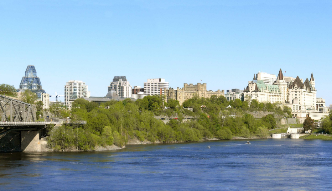
#> input picture lista3/p1.png, 332 x 191 px
$ jupyter execute Lista-3.ipynb
#> lines starting #> are read from the running program, lines starting #| are printed output that depends on the picture
#> further down, imageA is the input picture: shape (191, 332, 3); mean B, G, R 176, 166.5, 142.5
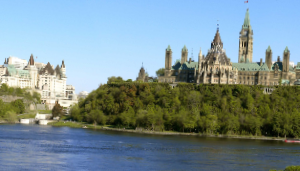
#> input picture lista3/p2_.png, 300 x 171 px
#> further down, imageB is the input picture: shape (171, 300, 3); mean B, G, R 148.4, 144.2, 124.3
# Visão Computacional - Lista de Exercícios 3
Alunos:
- Luana Júlia Nunes Ferreira
- Lucas Mendes Massa

# Questão 1

[cell 1]
import cv2
import numpy as np
import imutils
import matplotlib.pyplot as plt

[cell 2]
def describe(image):
    gray = cv2.cvtColor(image,cv2.COLOR_RGB2GRAY)
    sift = cv2.SIFT_create()
    (kps,features) = sift.detectAndCompute(image,None)
#> kps = 517 keypoints; strongest (x, y, size): (193, 96, 2), (171, 108, 3.1), (45, 174, 13.1), (274, 109, 1.9)
    kps = np.float32([kp.pt for kp in kps])
#> kps = 517 pairs, first value 3.11 to 397.2, second value 80.88 to 211.6
    return (kps,features)

[cell 3]
def match(kA,kB,fA,fB,ratio,thresh):
    matcher = cv2.DescriptorMatcher_create('BruteForce')
    raw = matcher.knnMatch(fA,fB,2)
    matches = []
    for m in raw:
        if len(m) == 2 and m[0].distance < m[1].distance * ratio:
            matches.append((m[0].trainIdx, m[0].queryIdx))

    if len(matches) > 4:
        ptsA = np.float32([kA[i] for (_, i) in matches])
        ptsB = np.float32([kB[i] for (i, _) in matches])
        (H, status) = cv2.findHomography(ptsA, ptsB, cv2.RANSAC, thresh)
        return (matches, H, status)

    return None

[cell 4]
def twoImagesPanorama(images,ratio=0.75,thresh=4):
    (imA,imB) = images
    (kA,fA) = describe(imA)
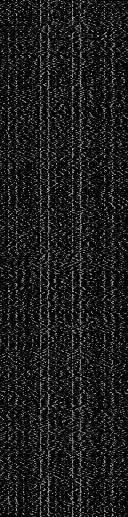
#> fA: shape (517, 128) float32; min 0, max 217, mean 26.7
#> kA has the same summary as kps in describe
    (kB,fB) = describe(imB)
#> in describe (call 2), `(kps,features) = sift.detectAndCompute(image,None)`: kps = 689 keypoints; strongest (x, y, size): (224, 71, 6.3), (34, 162, 5.7), (358, 72, 6.3), (42, 82, 5.6)
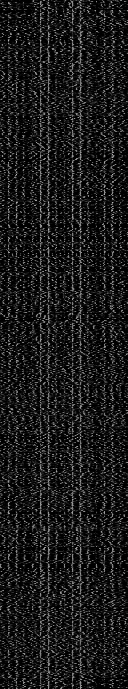
#> fB: shape (689, 128) float32; min 0, max 186, mean 26.5
#> kB = 689 pairs, first value 3.77 to 396.5, second value 12.89 to 207.2
    M = match(kA, kB, fA, fB, ratio, thresh)
#> in match, `raw = matcher.knnMatch(fA,fB,2)`: raw = 517 matches
#> after the loop in match, `for m in raw:`: matches = 93 pairs, first value 1 to 252, second value 43 to 514
#> in match, `ptsA = np.float32([kA[i] for (_, i) in matches])`: ptsA = 93 pairs, first value 32.3 to 394.5, second value 86.84 to 198.4
#> in match, `ptsB = np.float32([kB[i] for (i, _) in matches])`: ptsB = 93 pairs, first value 4.52 to 173.4, second value 76.9 to 201.9
#> in match, `(H, status) = cv2.findHomography(ptsA, ptsB, cv2.RANSAC, thresh)`: H = [[1.12, -0.052, -329.9], [0.0556, 1.12, -38.71], [2.07e-05, 1.6e-05, 1]]; status = 93 values from 0 to 1
    if M is None:
        return None

    (matches, H, status) = M
#> status = 93 values from 0 to 1

    h1,w1 = imB.shape[:2]
#> h1 = 228; w1 = 400
    h2,w2 = imA.shape[:2]
#> h2 = 230; w2 = 400
    pts1 = np.float32([[0,0],[0,h1],[w1,h1],[w1,0]]).reshape(-1,1,2)
#> pts1 = [[0, 0], [0, 228], [400, 228], [400, 0]]
    pts2 = np.float32([[0,0],[0,h2],[w2,h2],[w2,0]]).reshape(-1,1,2)
#> pts2 = [[0, 0], [0, 230], [400, 230], [400, 0]]
    pts2_ = cv2.perspectiveTransform(pts2, H)
#> pts2_ = [[-329.9, -38.71], [-340.6, 217.9], [103.3, 238.1], [115.5, -16.33]]
    pts = np.concatenate((pts1, pts2_), axis=0)
#> pts = [[0, 0], [0, 228], [400, 228], [400, 0], [-329.9, -38.71], [-340.6, 217.9], [103.3, 238.1], [115.5, -16.33]]
    [xmin, ymin] = np.int32(pts.min(axis=0).ravel() - 0.5)
#> xmin = -341; ymin = -39
    [xmax, ymax] = np.int32(pts.max(axis=0).ravel() + 0.5)
#> xmax = 400; ymax = 238
    t = [-xmin,-ymin]
#> t = [341, 39]
    Ht = np.array([[1,0,t[0]],[0,1,t[1]],[0,0,1]])
#> Ht = [[1, 0, 341], [0, 1, 39], [0, 0, 1]]

    result = cv2.warpPerspective(imA, Ht.dot(H), (xmax-xmin, ymax-ymin))
    result[t[1]:h1+t[1],t[0]:w1+t[0]] = imB
    return result

[cell 5]
imageA = cv2.imread('./p1.png')
imageB = cv2.imread('./p2_.png')
imageA = imutils.resize(imageA, width=400,height=220)
imageB = imutils.resize(imageB, width=400,height=220)
imageA = cv2.cvtColor(imageA,cv2.COLOR_BGR2RGB)
imageB = cv2.cvtColor(imageB,cv2.COLOR_BGR2RGB)

[cell 6]
f, axarr = plt.subplots(1,2, figsize=(20,20))
axarr[0].imshow(imageA)
axarr[1].imshow(imageB)

[cell 7]
result = twoImagesPanorama((imageA,imageB))

[cell 8]
plt.figure(figsize=(20,20))
plt.imshow(result)

# Questão 2

[cell 9]
imageC = cv2.imread('./p3.png')
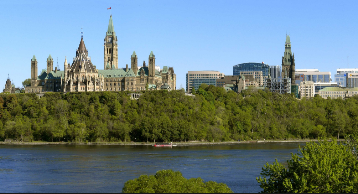
#> input picture lista3/p3.png, 358 x 194 px
#> imageC is the input picture: shape (194, 358, 3); mean B, G, R 126.1, 127.2, 107.5
imageC = imutils.resize(imageC, width=400,height=220)
#> imageC: shape (216, 400, 3)
imageC = cv2.cvtColor(imageC,cv2.COLOR_BGR2RGB)

[cell 10]
f, axarr = plt.subplots(1,3, figsize=(20,20))
axarr[0].imshow(imageA)
axarr[1].imshow(imageB)
axarr[2].imshow(imageC)

### Plano da primeira imagem

[cell 11]
def firstImagePlanePanorama(images,ratio=0.75,thresh=4):
#> called with ratio = 0.75, thresh = 4
    (imA,imB,imC) = images
    (kA,fA) = describe(imA)
#> in describe (call 3), `(kps,features) = sift.detectAndCompute(image,None)`: kps = 517 keypoints; strongest (x, y, size): (193, 96, 2), (171, 108, 3.1), (45, 174, 13.1), (274, 109, 1.9)
#> kA = 517 pairs, first value 3.11 to 397.2, second value 80.88 to 211.6
    (kB,fB) = describe(imB)
#> in describe (call 4), `(kps,features) = sift.detectAndCompute(image,None)`: kps = 689 keypoints; strongest (x, y, size): (224, 71, 6.3), (34, 162, 5.7), (358, 72, 6.3), (42, 82, 5.6)
    (kC,fC) = describe(imC)
#> in describe (call 5), `gray = cv2.cvtColor(image,cv2.COLOR_RGB2GRAY)`:
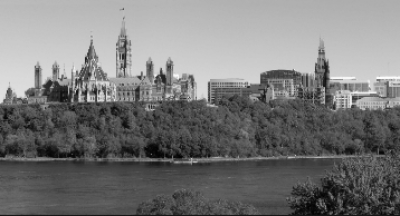
#> gray: shape (216, 400); min 2, max 253, mean 121.1
#> in describe (call 5), `(kps,features) = sift.detectAndCompute(image,None)`: kps = 721 keypoints; strongest (x, y, size): (38, 71, 5.2), (150, 66, 5.3), (169, 66, 5), (9, 91, 4.1)
#> in describe (call 5), `kps = np.float32([kp.pt for kp in kps])`: kps = 721 pairs, first value 3.04 to 395.7, second value 23.12 to 213.2
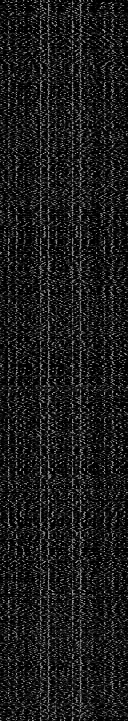
#> fC: shape (721, 128) float32; min 0, max 199, mean 27
#> kC has the same summary as kps in describe
    M1 = match(kA, kA, fA, fA, ratio, thresh)
    M2 = match(kC, kB, fC, fB, ratio, thresh)
#> in match (call 3), `raw = matcher.knnMatch(fA,fB,2)`: raw = 721 matches
    M3 = match(kB, kA, fB, fA, ratio, thresh)
#> in match (call 4), `raw = matcher.knnMatch(fA,fB,2)`: raw = 689 matches

    if (M1 is None) or (M2 is None) or (M3 is None):
        return None

    (matches, H, status) = M1
#> matches = 517 pairs, first value 0 to 516, second value 0 to 516; H = [[1, -7.6e-16, 2.28e-14], [5.65e-16, 1, -4.9e-14], [3.98e-18, -4.49e-18, 1]]; status = 517 values from 1 to 1
    (matches2, H2, status2) = M2
#> matches2 = 231 pairs, first value 173 to 684, second value 0 to 581; H2 = [[1.19, -0.0576, 183.6], [0.0546, 1.19, -15.34], [-9.1e-06, -2.73e-06, 1]]; status2 = 231 values, max 1 at index 0, min 0 at index 35, mean 0.935

    (matches3, H3, status3) = M3
#> matches3 = 93 pairs, first value 81 to 514, second value 1 to 629; H3 = [[0.903, 0.041, 296.5], [-0.0422, 0.9, 19.67], [1.72e-06, -4.74e-06, 1]]; status3 = 93 values, max 1 at index 0, min 0 at index 78, mean 0.903

    h1,w1 = imC.shape[:2]
    h2,w2 = imB.shape[:2]
    h3,w3 = imA.shape[:2]

    pts1 = np.float32([[0,0],[0,h1],[w1,h1],[w1,0]]).reshape(-1,1,2)
    pts2 = np.float32([[0,0],[0,h2],[w2,h2],[w2,0]]).reshape(-1,1,2)
    pts3 = np.float32([[0,0],[0,h3],[w3,h3],[w3,0]]).reshape(-1,1,2)

    pts1_ = cv2.perspectiveTransform(pts1, H2) # composição de homografias
#> pts1_ = [[183.6, -15.34], [171.3, 242.8], [649.1, 265.6], [661.2, 6.51]]
    pts1_ = cv2.perspectiveTransform(pts1, H3)
#> pts1_ = [[296.5, 19.67], [305.6, 214.3], [666.8, 197.2], [657.3, 2.81]]

    pts2_ = cv2.perspectiveTransform(pts2, H3)
#> pts2_ = [[296.5, 19.67], [306.1, 225.1], [667.3, 208.1], [657.3, 2.81]]

    pts3_ = cv2.perspectiveTransform(pts3, H)
#> pts3_ = [[2.28e-14, -4.9e-14], [-1.52e-13, 230], [400, 230], [400, 1.77e-13]]

    pts = np.concatenate((pts3_, pts2_, pts1_), axis=0)
#> pts = [[2.28e-14, -4.9e-14], [-1.52e-13, 230], [400, 230], [400, 1.77e-13], [296.5, 19.67], [306.1, 225.1], [667.3, 208.1], [657.3, 2.81], [296.5, 19.67], [305.6, 214.3], [666.8, 197.2], [657.3, 2.81]]
    [xmin, ymin] = np.int32(pts.min(axis=0).ravel() - 0.5)
#> xmin = 0; ymin = 0
    [xmax, ymax] = np.int32(pts.max(axis=0).ravel() + 0.5)
#> xmax = 667; ymax = 230
    t = [-xmin,-ymin]
#> t = [0, 0]
    Ht = np.array([[1,0,t[0]],[0,1,t[1]],[0,0,1]])
#> Ht = [[1, 0, 0], [0, 1, 0], [0, 0, 1]]

    result1 = cv2.warpPerspective(imA, Ht.dot(H), (xmax-xmin, ymax-ymin))
    result2 = cv2.warpPerspective(imB, Ht.dot(H3), (xmax-xmin, ymax-ymin))
    result3 = cv2.warpPerspective(imC, Ht.dot(H3.dot(H2)), (xmax-xmin, ymax-ymin))
    result_ = cv2.bitwise_or(result1,result2)
    result = cv2.bitwise_or(result_, result3)
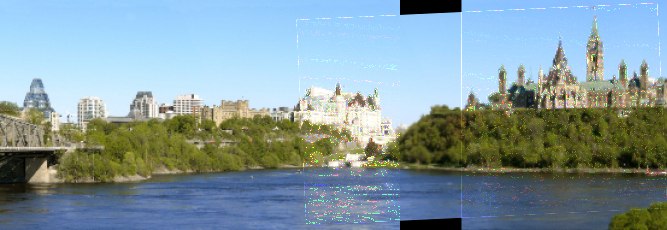
#> result: shape (230, 667, 3); mean R, G, B 131.5, 153.7, 160.1
    return result

[cell 12]
first = firstImagePlanePanorama((imageA,imageB,imageC))

[cell 13]
plt.figure(figsize=(20,20))
plt.imshow(first)

### Plano da segunda imagem

[cell 14]
def secondImagePlanePanorama(images,ratio=0.75,thresh=4):
#> called with ratio = 0.75, thresh = 4
    (imA,imB,imC) = images
    (kA,fA) = describe(imA)
#> in describe (call 6), `(kps,features) = sift.detectAndCompute(image,None)`: kps = 517 keypoints; strongest (x, y, size): (193, 96, 2), (171, 108, 3.1), (45, 174, 13.1), (274, 109, 1.9)
    (kB,fB) = describe(imB)
#> in describe (call 7), `(kps,features) = sift.detectAndCompute(image,None)`: kps = 689 keypoints; strongest (x, y, size): (224, 71, 6.3), (34, 162, 5.7), (358, 72, 6.3), (42, 82, 5.6)
    (kC,fC) = describe(imC)
#> in describe (call 8), `(kps,features) = sift.detectAndCompute(image,None)`: kps = 721 keypoints; strongest (x, y, size): (38, 71, 5.2), (150, 66, 5.3), (169, 66, 5), (9, 91, 4.1)
#> kC = 721 pairs, first value 3.04 to 395.7, second value 23.12 to 213.2
    M1 = match(kA, kB, fA, fB, ratio, thresh)
#> in match (call 5), `raw = matcher.knnMatch(fA,fB,2)`: raw = 517 matches
    M2 = match(kC, kB, fC, fB, ratio, thresh)
#> in match (call 6), `raw = matcher.knnMatch(fA,fB,2)`: raw = 721 matches
    M3 = match(kB, kB, fB, fB, ratio, thresh)
#> in match (call 7), `raw = matcher.knnMatch(fA,fB,2)`: raw = 689 matches

    if (M1 is None) or (M2 is None) or (M3 is None):
        return None

    (matches, H, status) = M2
#> matches has the same summary as matches2 in firstImagePlanePanorama; H has the same summary as H2 in firstImagePlanePanorama; status has the same summary as status2 in firstImagePlanePanorama
    (matches2, H2, status2) = M1
#> matches2 = 93 pairs, first value 1 to 252, second value 43 to 514; H2 = [[1.12, -0.052, -329.9], [0.0556, 1.12, -38.71], [2.07e-05, 1.6e-05, 1]]; status2 = 93 values from 0 to 1

    (matches3, H3, status3) = M3
#> matches3 = 689 pairs, first value 0 to 688, second value 0 to 688; H3 = [[1, -5.8e-18, 2.54e-14], [5.63e-16, 1, -1.23e-14], [5e-18, 2.15e-18, 1]]; status3 = 689 values from 1 to 1

    h1,w1 = imC.shape[:2]
    h2,w2 = imB.shape[:2]
    h3,w3 = imA.shape[:2]

    pts1 = np.float32([[0,0],[0,h1],[w1,h1],[w1,0]]).reshape(-1,1,2)
    pts2 = np.float32([[0,0],[0,h2],[w2,h2],[w2,0]]).reshape(-1,1,2)
    pts3 = np.float32([[0,0],[0,h3],[w3,h3],[w3,0]]).reshape(-1,1,2)

    pts1_ = cv2.perspectiveTransform(pts1, H)
#> pts1_ = [[183.6, -15.34], [171.3, 242.8], [649.1, 265.6], [661.2, 6.51]]

    pts2_ = cv2.perspectiveTransform(pts2, H3)
#> pts2_ = [[2.54e-14, -1.23e-14], [2.41e-14, 228], [400, 228], [400, 2.13e-13]]

    pts3_ = cv2.perspectiveTransform(pts3, H2)
#> pts3_ = [[-329.9, -38.71], [-340.6, 217.9], [103.3, 238.1], [115.5, -16.33]]

    pts = np.concatenate((pts3_, pts2_, pts1_), axis=0)
#> pts = [[-329.9, -38.71], [-340.6, 217.9], [103.3, 238.1], [115.5, -16.33], [2.54e-14, -1.23e-14], [2.41e-14, 228], [400, 228], [400, 2.13e-13], [183.6, -15.34], [171.3, 242.8], [649.1, 265.6], [661.2, 6.51]]
    [xmin, ymin] = np.int32(pts.min(axis=0).ravel() - 0.5)
#> xmin = -341; ymin = -39
    [xmax, ymax] = np.int32(pts.max(axis=0).ravel() + 0.5)
#> xmax = 661; ymax = 266
    t = [-xmin,-ymin]
#> t = [341, 39]
    Ht = np.array([[1,0,t[0]],[0,1,t[1]],[0,0,1]])
#> Ht = [[1, 0, 341], [0, 1, 39], [0, 0, 1]]

    result1 = cv2.warpPerspective(imA, Ht.dot(H2), (xmax-xmin, ymax-ymin))
#> result1: shape (305, 1002, 3)
    result2 = cv2.warpPerspective(imB, Ht.dot(H), (xmax-xmin, ymax-ymin))
#> result2: shape (305, 1002, 3)
    result3 = cv2.warpPerspective(imC, Ht.dot(H3), (xmax-xmin, ymax-ymin))
#> result3: shape (305, 1002, 3)
    result_ = cv2.bitwise_or(result1,result2)
#> result_: shape (305, 1002, 3)
    result = cv2.bitwise_or(result_, result3)
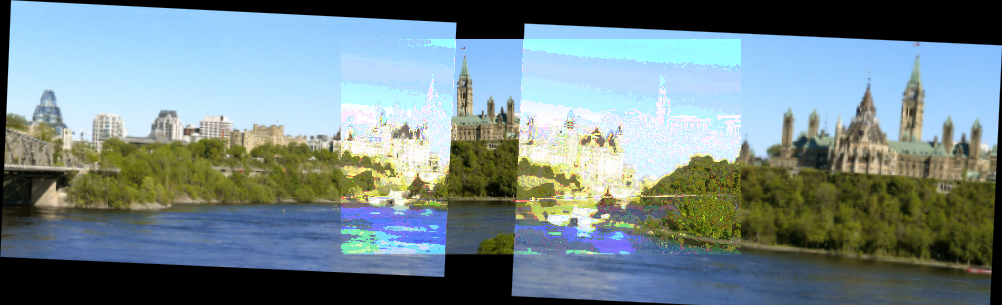
#> result: shape (305, 1002, 3); mean R, G, B 115.7, 134.4, 137.7
    return result

[cell 15]
second = secondImagePlanePanorama((imageA,imageB,imageC))

[cell 16]
plt.figure(figsize=(20,20))
plt.imshow(second)

### Plano da terceira imagem

[cell 17]
def thirdImagePlanePanorama(images,ratio=0.75,thresh=4):
#> called with ratio = 0.75, thresh = 4
    (imA,imB,imC) = images
    (kA,fA) = describe(imA)
#> in describe (call 9), `(kps,features) = sift.detectAndCompute(image,None)`: kps = 517 keypoints; strongest (x, y, size): (193, 96, 2), (171, 108, 3.1), (45, 174, 13.1), (274, 109, 1.9)
    (kB,fB) = describe(imB)
#> in describe (call 10), `(kps,features) = sift.detectAndCompute(image,None)`: kps = 689 keypoints; strongest (x, y, size): (224, 71, 6.3), (34, 162, 5.7), (358, 72, 6.3), (42, 82, 5.6)
    (kC,fC) = describe(imC)
#> in describe (call 11), `(kps,features) = sift.detectAndCompute(image,None)`: kps = 721 keypoints; strongest (x, y, size): (38, 71, 5.2), (150, 66, 5.3), (169, 66, 5), (9, 91, 4.1)
    M1 = match(kA, kB, fA, fB, ratio, thresh)
#> in match (call 8), `raw = matcher.knnMatch(fA,fB,2)`: raw = 517 matches
    M2 = match(kB, kC, fB, fC, ratio, thresh)
#> in match (call 9), `raw = matcher.knnMatch(fA,fB,2)`: raw = 689 matches
    M3 = match(kC, kC, fC, fC, ratio, thresh)
#> in match (call 10), `raw = matcher.knnMatch(fA,fB,2)`: raw = 721 matches

    if (M1 is None) or (M2 is None) or (M3 is None):
        return None

    (matches, H, status) = M2
#> matches = 227 pairs, first value 0 to 581, second value 41 to 684; H = [[0.841, 0.0398, -153.7], [-0.0382, 0.837, 19.85], [9.17e-06, 1.44e-06, 1]]; status = 227 values, max 1 at index 3, min 0 at index 0, mean 0.978
    (matches2, H2, status2) = M1
#> status2 = 93 values from 0 to 1

    (matches3, H3, status3) = M3
#> matches3 = 721 pairs, first value 0 to 720, second value 0 to 720; H3 = [[1, 9e-16, 2.14e-13], [-1.12e-15, 1, 2.84e-13], [-9.44e-18, 4.19e-18, 1]]; status3 = 721 values from 1 to 1

    h1,w1 = imC.shape[:2]
    h2,w2 = imB.shape[:2]
    h3,w3 = imA.shape[:2]

    pts1 = np.float32([[0,0],[0,h1],[w1,h1],[w1,0]]).reshape(-1,1,2)
    pts2 = np.float32([[0,0],[0,h2],[w2,h2],[w2,0]]).reshape(-1,1,2)
    pts3 = np.float32([[0,0],[0,h3],[w3,h3],[w3,0]]).reshape(-1,1,2)

    pts1_ = cv2.perspectiveTransform(pts1, H3)
#> pts1_ = [[2.14e-13, 2.84e-13], [4.08e-13, 216], [400, 216], [400, -1.62e-13]]

    pts2_ = cv2.perspectiveTransform(pts2, H)
#> pts2_ = [[-153.7, 19.85], [-144.6, 210.6], [190.8, 194.6], [181.8, 4.55]]

    pts3_ = cv2.perspectiveTransform(pts3, H2) # composição de homografias
    pts3_ = cv2.perspectiveTransform(pts3_, H)
#> pts3_ = [[-433.9, 0.0723], [-432.6, 215.8], [-57.34, 214.9], [-57.21, 1.77]]

    pts = np.concatenate((pts3_, pts2_, pts1_), axis=0)
#> pts = [[-433.9, 0.0723], [-432.6, 215.8], [-57.34, 214.9], [-57.21, 1.77], [-153.7, 19.85], [-144.6, 210.6], [190.8, 194.6], [181.8, 4.55], [2.14e-13, 2.84e-13], [4.08e-13, 216], [400, 216], [400, -1.62e-13]]
    [xmin, ymin] = np.int32(pts.min(axis=0).ravel() - 0.5)
#> xmin = -434; ymin = 0
    [xmax, ymax] = np.int32(pts.max(axis=0).ravel() + 0.5)
#> xmax = 400; ymax = 216
    t = [-xmin,-ymin]
#> t = [434, 0]
    Ht = np.array([[1,0,t[0]],[0,1,t[1]],[0,0,1]])
#> Ht = [[1, 0, 434], [0, 1, 0], [0, 0, 1]]

    result1 = cv2.warpPerspective(imA, Ht.dot(H.dot(H2)), (xmax-xmin, ymax-ymin))
#> result1: shape (216, 834, 3)
    result2 = cv2.warpPerspective(imB, Ht.dot(H), (xmax-xmin, ymax-ymin))
#> result2: shape (216, 834, 3)
    result3 = cv2.warpPerspective(imC, Ht.dot(H3), (xmax-xmin, ymax-ymin))
#> result3: shape (216, 834, 3)
    result_ = cv2.bitwise_or(result1,result2)
#> result_: shape (216, 834, 3)
    result = cv2.bitwise_or(result_, result3)
#> result: shape (216, 834, 3)
    return result

[cell 18]
third = thirdImagePlanePanorama((imageA,imageB,imageC))

[cell 19]
plt.figure(figsize=(20,20))
plt.imshow(third)

# Questão 3

Essa questão foi respondida em um arquivo separado, o qual pode ser acessado em https://github.com/lucasmmassa/VisaoComputacional_PLE/blob/main/lista3/questao3.py.

Nela foi feita a calibração de câmera fazendo uso de um vídeo contendo imagens de um tabuleiro de xadrez, sendo feita a identificação dos vértices do tabuleiro e, em seguida, a correção da distorção da câmera. O resultado da marcação dos vértices do tabuleiro foi salvo em um novo vídeo. Tanto vídeo original quanto o resultante podem ser acessados em https://drive.google.com/drive/folders/1L2i5KI8eml50-ui-hoal6tbuYaurVtfj?usp=sharing.

Além disso, foram salvos alguns exemplos da correção de distorção, os quais se encontram em https://github.com/lucasmmassa/VisaoComputacional_PLE/tree/main/lista3/frames_sem_distorcao. Serão mostrados alguns exemplos abaixo.

### Exemplos obtidos na correção de distorção

[cell 20]
correction1 = cv2.imread('./frames_sem_distorcao/3.jpg')
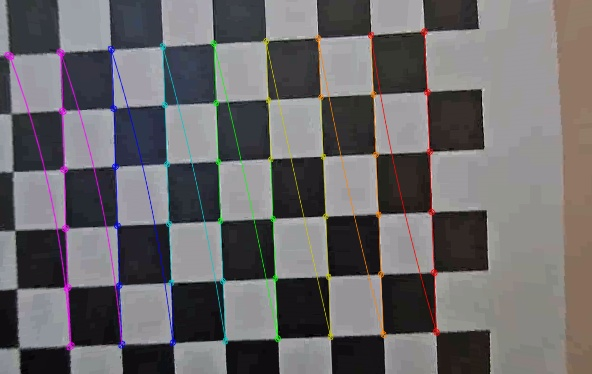
#> input picture lista3/frames_sem_distorcao/3.jpg, 592 x 374 px
#> correction1 is the input picture: shape (374, 592, 3); mean B, G, R 106.8, 104.9, 107.4
correction2 = cv2.imread('./frames_sem_distorcao/7.jpg')
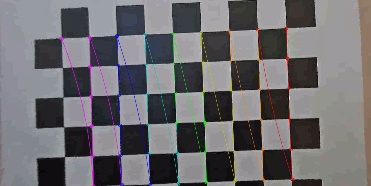
#> input picture lista3/frames_sem_distorcao/7.jpg, 371 x 186 px
#> correction2 is the input picture: shape (186, 371, 3); mean B, G, R 112, 108.8, 110.4

correction1 = cv2.cvtColor(correction1,cv2.COLOR_BGR2RGB)
correction2 = cv2.cvtColor(correction2,cv2.COLOR_BGR2RGB)

[cell 21]
f, axarr = plt.subplots(1,2, figsize=(20,20))
axarr[0].imshow(correction1)
axarr[1].imshow(correction2)
